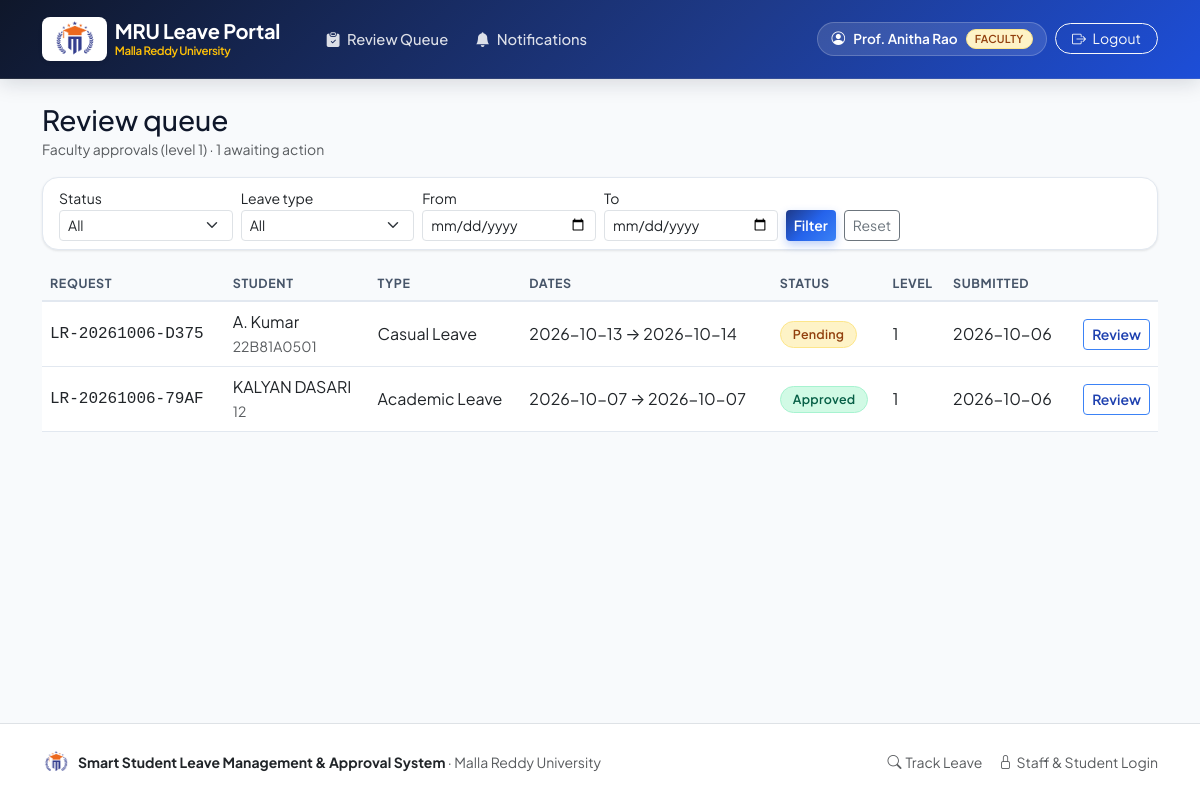
The page /review/ (signed in) on the database its author committed.
### tables this page shows
CREATE TABLE users (
    id INTEGER PRIMARY KEY AUTOINCREMENT,
    name TEXT NOT NULL,
    roll_no TEXT,
    email TEXT NOT NULL COLLATE NOCASE UNIQUE,
    password_hash TEXT NOT NULL,
    role TEXT NOT NULL CHECK (role IN ('student', 'faculty', 'hod', 'admin')),
    department_id INTEGER REFERENCES departments(id),
    branch_id INTEGER REFERENCES branches(id),
    active INTEGER NOT NULL DEFAULT 1,
    created_at TEXT NOT NULL
);

CREATE TABLE leave_requests (
    id INTEGER PRIMARY KEY AUTOINCREMENT,
    request_no TEXT NOT NULL UNIQUE,
    student_id INTEGER NOT NULL REFERENCES users(id),
    leave_type_id INTEGER NOT NULL REFERENCES leave_types(id),
    start_date TEXT NOT NULL,
    end_date TEXT NOT NULL,
    reason TEXT NOT NULL,
    contact_info TEXT NOT NULL,
    attachment_path TEXT,
    status TEXT NOT NULL DEFAULT 'Pending'
        CHECK (status IN ('Draft', 'Pending', 'More Information Required', 'Approved', 'Rejected', 'Cancelled', 'Completed')),
    current_level INTEGER NOT NULL DEFAULT 1,
    created_at TEXT NOT NULL,
    updated_at TEXT NOT NULL
);

CREATE TABLE leave_types (
    id INTEGER PRIMARY KEY AUTOINCREMENT,
    name TEXT NOT NULL UNIQUE,
    description TEXT NOT NULL DEFAULT '',
    max_days INTEGER NOT NULL DEFAULT 10,
    requires_document INTEGER NOT NULL DEFAULT 0,
    hod_required INTEGER NOT NULL DEFAULT 0,
    active INTEGER NOT NULL DEFAULT 1
);

### leave_management/review.py (the view)
@bp.route("/")
@roles_required(*REVIEW_ROLES)
def dashboard():
    finalize_completed()
    status = request.args.get("status", "")
    leave_type = request.args.get("type", "")
    date_from = request.args.get("from", "")
    date_to = request.args.get("to", "")
    page = page_number(request.args.get("page"))
    dept_clause, dept_args = _visible_requests()
    where = [dept_clause]
    args = list(dept_args)
    if g.user["role"] == "faculty":
        where.append("(r.current_level = 1 OR r.status != 'Pending')")
    elif g.user["role"] == "hod":
        where.append("(r.current_level = 2 OR r.status != 'Pending')")
    if status:
        where.append("r.status = ?")
        args.append(status)
    if leave_type:
        where.append("r.leave_type_id = ?")
        args.append(int(leave_type))
    if parse_date(date_from):
        where.append("r.end_date >= ?")
        args.append(date_from)
    if parse_date(date_to):
        where.append("r.start_date <= ?")
        args.append(date_to)
    clause = " AND ".join(where)
    per_page = current_app.config["PER_PAGE"]
    total = query(f"SELECT COUNT(*) AS n FROM leave_requests r JOIN users s ON s.id = r.student_id WHERE {clause}", args, one=True)["n"]
    rows = query(
        f"""SELECT r.*, t.name AS leave_type_name, s.name AS student_name, s.roll_no,
                  d.name AS department_name, b.name AS branch_name
           FROM leave_requests r
           JOIN users s ON s.id = r.student_id
           JOIN leave_types t ON t.id = r.leave_type_id
           LEFT JOIN departments d ON d.id = s.department_id
           LEFT JOIN branches b ON b.id = s.branch_id
           WHERE {clause}
           ORDER BY CASE WHEN r.status = 'Pending' THEN 0 ELSE 1 END, r.created_at DESC
           LIMIT ? OFFSET ?""",
        (*args, per_page, (page - 1) * per_page),
    )
    queue = query(
        f"""SELECT COUNT(*) AS n FROM leave_requests r JOIN users s ON s.id = r.student_id
            WHERE {dept_clause} AND r.status IN ('Pending', 'More Information Required')
              AND {'r.current_level = 1' if g.user['role'] == 'faculty' else ('r.current_level = 2' if g.user['role'] == 'hod' else '1=1')}""",
        dept_args,
        one=True,
    )["n"]
    leave_types = query("SELECT * FROM leave_types ORDER BY name")
    return render_template(
        "review/dashboard.html",
        requests=rows,
        queue_count=queue,
        leave_types=leave_types,
        page=page,
        total=total,
        per_page=per_page,
        filters={"status": status, "type": leave_type, "from": date_from, "to": date_to},
    )

### templates/review/dashboard.html (shortened to what this page needs)
{% extends "base.html" %}
{% from "_macros.html" import status_badge, pager %}
{% block content %}
<div class="d-flex justify-content-between align-items-center flex-wrap gap-2 mb-3">
  <div>
    <h3 class="mb-0">Review queue</h3>
    <span class="text-muted small">
      {% if current_user.role == 'hod' %}Head of Department approvals (level 2)
      {% elif current_user.role == 'faculty' %}Faculty approvals (level 1)
      {% else %}All departments{% endif %}
      &middot; {{ queue_count }} awaiting action
    </span>
  </div>
</div>
<div class="card mb-3">
  <div class="card-body py-2">
    <form class="row g-2 align-items-end" method="get">
      <div class="col-6 col-md-2">
        <label class="form-label small mb-0">Status</label>
        <select name="status" class="form-select form-select-sm">
          <option value="">All</option>
        </select>
      </div>
      <div class="col-6 col-md-2">
        <label class="form-label small mb-0">Leave type</label>
        <select name="type" class="form-select form-select-sm">
          <option value="">All</option>
        </select>
      </div>
      <div class="col-6 col-md-2">
        <label class="form-label small mb-0">From</label>
        <input type="date" name="from" value="{{ filters.from }}" class="form-control form-control-sm">
      </div>
      <div class="col-6 col-md-2">
        <label class="form-label small mb-0">To</label>
        <input type="date" name="to" value="{{ filters.to }}" class="form-control form-control-sm">
      </div>
      <div class="col-12 col-md-4 d-flex gap-2">
        <button class="btn btn-sm btn-primary">Filter</button>
        <a href="{{ url_for('review.dashboard') }}" class="btn btn-sm btn-outline-secondary">Reset</a>
      </div>
    </form>
  </div>
</div>
{% if not requests %}
<div class="alert alert-light border text-center py-5">
  <p class="mb-0 text-muted"><strong>Nothing to review.</strong> No requests match the current filters.</p>
</div>
{% else %}
<div class="table-responsive">
  <table class="table table-hover align-middle">
    <thead class="table-light">
      <tr>
        <th>Request</th><th>Student</th>{% if current_user.role == 'admin' %}<th>Department</th>{% endif %}
        <th>Type</th><th>Dates</th><th>Status</th><th>Level</th><th>Submitted</th><th></th>
      </tr>
    </thead>
    <tbody>
      {% for r in requests %}
      <tr>
        <td class="font-monospace">{{ r.request_no }}</td>
        <td>{{ r.student_name }}<br><small class="text-muted">{{ r.roll_no }}</small></td>
        <td>{{ r.leave_type_name }}</td>
        <td>{{ r.start_date }} &rarr; {{ r.end_date }}</td>
        <td>{{ status_badge(r.status) }}</td>
        <td>{{ r.current_level }}</td>
        <td>{{ r.created_at[:10] }}</td>
        <td class="text-end"><a class="btn btn-sm btn-outline-primary" href="{{ url_for('review.detail', request_id=r.id) }}">Review</a></td>
      </tr>
      {% endfor %}
    </tbody>
  </table>
</div>
{% endif %}
{% endblock %}

### templates/base.html (shortened to what this page needs)
<!DOCTYPE html>
<html lang="en">
<head>
  <link href="https://cdn.jsdelivr.net/npm/bootstrap@5.3.0/dist/css/bootstrap.min.css" rel="stylesheet">
  <link href="https://cdn.jsdelivr.net/npm/bootstrap-icons@1.11.3/font/bootstrap-icons.min.css" rel="stylesheet">
  <link href="{{ url_for('static', filename='styles.css') }}" rel="stylesheet">
</head>
<body>
<nav class="navbar navbar-expand-lg mru-navbar no-print">
  <div class="container">
    <a class="navbar-brand mru-brand-title d-flex align-items-center gap-2" href="{{ url_for('main.dashboard') }}">
      <div class="bg-white rounded-3 px-2 py-1 shadow-sm d-flex align-items-center justify-content-center border border-white border-opacity-50" style="height: 44px;">
        <img src="{{ url_for('static', filename='images/mru-logo.png') }}" alt="Malla Reddy University" style="height: 36px; width: auto; object-fit: contain;">
      </div>
      <div class="d-flex flex-column">
        <span class="fw-bold fs-5 text-white" style="letter-spacing: -0.01em; line-height: 1.15;">MRU Leave Portal</span>
        <span class="text-warning small" style="font-size: 0.72rem; font-weight: 600;">Malla Reddy University</span>
      </div>
    </a>
    <div class="collapse navbar-collapse" id="nav">
      <ul class="navbar-nav me-auto ps-lg-3">
        {% if current_user %}
          {% if current_user.role == 'student' %}
            <li class="nav-item"><a class="nav-link" href="{{ url_for('student.dashboard') }}"><i class="bi bi-grid-fill me-1"></i> Dashboard</a></li>
            <li class="nav-item"><a class="nav-link" href="{{ url_for('student.new_request') }}"><i class="bi bi-file-earmark-plus-fill me-1"></i> Apply for Leave</a></li>
            <li class="nav-item"><a class="nav-link" href="{{ url_for('student.balances') }}"><i class="bi bi-clock-history me-1"></i> Leave Balance</a></li>
          {% elif current_user.role in ('faculty', 'hod') %}
            <li class="nav-item"><a class="nav-link" href="{{ url_for('review.dashboard') }}"><i class="bi bi-clipboard-check-fill me-1"></i> Review Queue</a></li>
          {% endif %}
          <li class="nav-item">
            <a class="nav-link" href="{{ url_for('main.notifications') }}">
              <i class="bi bi-bell-fill me-1"></i> Notifications
            </a>
          </li>
        {% else %}
          <li class="nav-item"><a class="nav-link" href="{{ url_for('main.dashboard') }}"><i class="bi bi-house-door-fill me-1"></i> Home</a></li>
          <li class="nav-item"><a class="nav-link" href="{{ url_for('main.track') }}"><i class="bi bi-search me-1"></i> Track Leave</a></li>
        {% endif %}
      </ul>
      <ul class="navbar-nav align-items-lg-center gap-2">
        {% if current_user %}
          <li class="nav-item">
            <div class="user-pill">
              <i class="bi bi-person-circle"></i>
              <span>{{ current_user.name }}</span>
              <span class="badge bg-warning text-dark text-uppercase py-1 px-2" style="font-size: 0.68rem;">{{ current_user.role }}</span>
            </div>
          </li>
          <li class="nav-item">
            <form method="post" action="{{ url_for('auth.logout') }}" class="d-inline">
              <button class="btn btn-outline-light btn-sm px-3 rounded-pill">
                <i class="bi bi-box-arrow-right me-1"></i> Logout
              </button>
            </form>
          </li>
        {% endif %}
      </ul>
    </div>
  </div>
</nav>
<main class="container py-4">
  {% block content %}{% endblock %}
</main>
<footer class="mt-auto py-4 bg-white border-top text-muted small no-print">
  <div class="container d-flex flex-column flex-md-row justify-content-between align-items-center gap-3">
    <div class="d-flex align-items-center gap-2">
      <img src="{{ url_for('static', filename='images/mru-logo.png') }}" alt="MRU Logo" style="height: 28px; width: 28px; object-fit: contain;">
      <span><strong class="text-dark">Smart Student Leave Management &amp; Approval System</strong> &middot; Malla Reddy University</span>
    </div>
    <div class="d-flex gap-3">
      <a href="{{ url_for('main.track') }}" class="text-decoration-none text-muted"><i class="bi bi-search me-1"></i>Track Leave</a>
      <a href="{{ url_for('auth.login') }}" class="text-decoration-none text-muted"><i class="bi bi-lock me-1"></i>Staff &amp; Student Login</a>
    </div>
  </div>
</footer>
</body>
</html>

### templates/_macros.html (shortened to what this page needs)
{% macro status_badge(status) %}
{% set cls = {
  'Pending': 'bg-warning text-dark',
  'Approved': 'bg-success',
  'Rejected': 'bg-danger',
  'Completed': 'bg-primary',
  'Cancelled': 'bg-secondary',
  'Draft': 'bg-secondary',
  'More Information Required': 'bg-info text-dark'
} %}
<span class="badge {{ cls.get(status, 'bg-secondary') }}">{{ status }}</span>
{% endmacro %}

### rows shown on the page
users: name "Prof. Anitha Rao", role "FACULTY"
leave_requests: request_no "LR-20261006-D375", student_name "A. Kumar", roll_no "22B81A0501", leave_type_name "Casual Leave", start_date "2026-10-13", end_date "2026-10-14", status "Pending", current_level "1", created_at "2026-10-06"
leave_requests: request_no "LR-20261006-79AF", student_name "KALYAN DASARI", roll_no "12", leave_type_name "Academic Leave", start_date "2026-10-07", end_date "2026-10-07", status "Approved", current_level "1", created_at "2026-10-06"

### other values the page prints
{{ queue_count }} "1"
